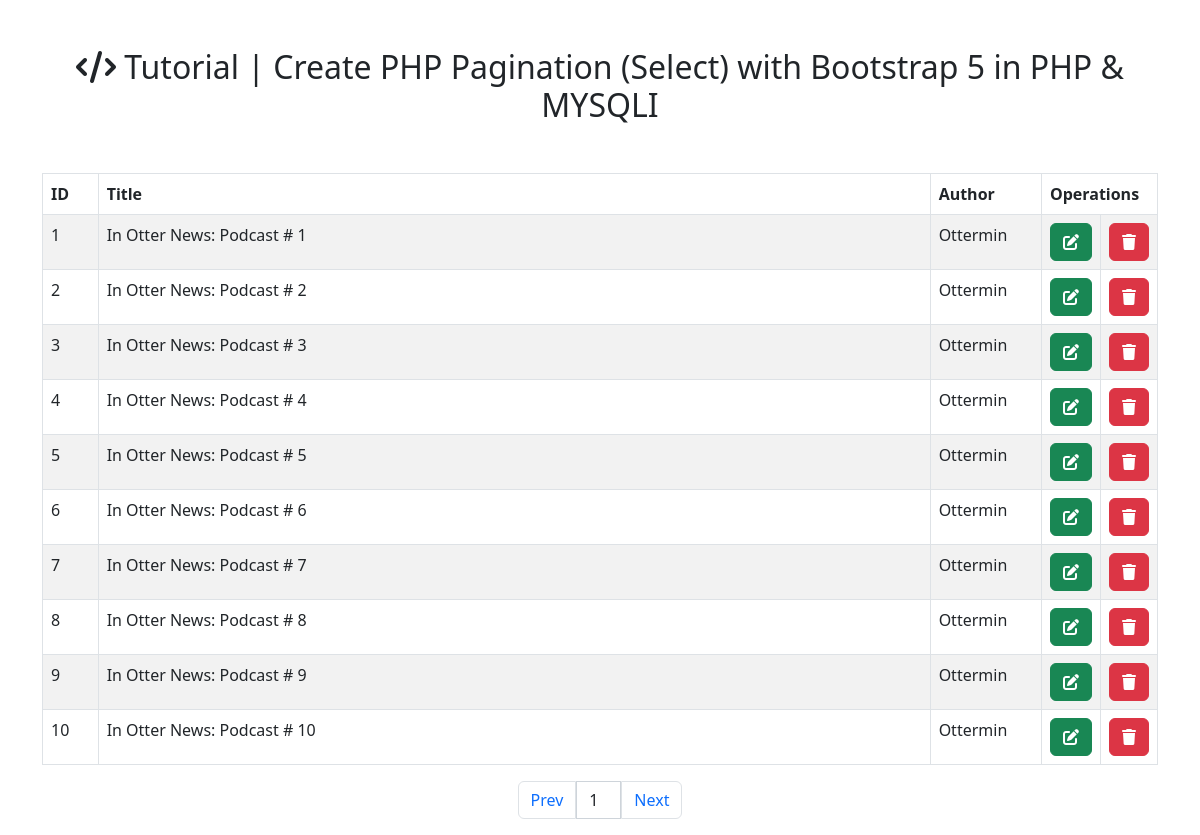
Page /Tutorial_Create_PHP_Pagination_Select_with_Bootstrap_5_in_PHP_MYSQLI/index.php on the committed database.
### tables this page shows
CREATE TABLE `posts` (
  `post_id` int(11) NOT NULL PRIMARY KEY AUTO_INCREMENT,
  `post_name` varchar(30) NOT NULL,
  `post_author` varchar(10) NOT NULL
);

### Tutorial_Create_PHP_Pagination_Select_with_Bootstrap_5_in_PHP_MYSQLI/index.php (the view, shortened to what this page needs)
<?php
$mysqli = mysqli_connect('localhost', 'db_user', 'db_password', 'db_name');
?>
<!DOCTYPE html>
<html>
<head>
	<link rel="stylesheet" type="text/css" href="https://cdn.jsdelivr.net/npm/bootstrap@5.2.0/dist/css/bootstrap.min.css">
	<link rel="stylesheet" href="https://cdnjs.cloudflare.com/ajax/libs/font-awesome/6.2.0/css/all.min.css" />
</head>
<body>
	<div class="container mt-5">
		<center>
			<h2 class="mb-5"><i class="fa-solid fa-code"></i> Tutorial | Create PHP Pagination (Select) with Bootstrap 5 in PHP & MYSQLI</h2>
		</center>
		<div class="table-responsive">
		<table class="table table-striped table-bordered">
			<thead class="thead-white">
				<tr>
					<th width="5%">ID</th>
					<th width="75%">Title</th>
					<th width="10%">Author</th>
					<th width="10%" colspan="2">Operations</th>
				</tr>
			</thead>
			<tbody>
				<?php
				$limit = 10;
				$page = isset($_GET['page'])?(int)$_GET['page'] : 1;
				$start_page = ($page > 1) ? ($page * $limit) - $limit : 0;
				$previous = $page - 1;
				$next = $page + 1;
				$data_select = "SELECT * FROM `posts`";
				$data_select_query = mysqli_query($mysqli, $data_select);
				$total_data = mysqli_num_rows($data_select_query);
				$total_page = ceil($total_data / $limit);
				$data_post_select = "SELECT * FROM `posts` LIMIT $start_page, $total_page";
				$data_post_result = mysqli_query($mysqli, $data_post_select);
				$number = $start_page + 1;
				while($post_data = mysqli_fetch_array($data_post_result)) {
					?>
					<tr>
						<td><?php echo $number++; ?></td>
						<td><?php echo $post_data['post_name']; ?></td>
						<td><?php echo $post_data['post_author']; ?></td>
						<td><span class="btn btn-success"><i class="fa-solid fa-edit"></i></span></td>
						<td><span class="btn btn-danger"><i class="fa-solid fa-trash"></i></span></td>
					</tr>
					<?php
				}
				?>
			</tbody>
		</table>
		<nav aria-label="..." class="">
			<ul class="pagination justify-content-center custom-pagination">
				<li class="page-item">
					<a class="page-link" <?php if($page > 1) { echo "href='index.php?page=$previous'"; } ?>>Prev</a>
				</li>
				<li class="page-item">
                    <select class="form-control shadow-none">
				        <?php
				        for($x = 1; $x <= $total_page; $x++) {
                           if ($x == $page) {
                             $selected_page = ' selected';
                            } else {
                         $selected_page = '';
                        }
					    ?>
                         <option value="<?php echo $x ?>" onClick="window.location = 'index.php?page=<?php echo $x ?>'"<?php echo $selected_page ?>><?php echo $x ?></option>
					    <?php
				        }
                        ?>
                    </select>
                </li>
				<li class="page-item">
					<a  class="page-link" <?php if($page < $total_page) { echo "href='index.php?page=$next'"; } ?>>Next</a>
				</li>
			</ul>
		</nav>
	</div>
	</div>
</body>
</html>

### Tutorial_Create_PHP_Pagination_Select_with_Bootstrap_5_in_PHP_MYSQLI/index.php (style rules this page uses)
.custom-pagination select { border-radius: 0px; }
.page-item:not(:first-child) .page-link { margin-left: unset; }

### rows in the picture
posts: post_name "In Otter News: Podcast # 1", post_author "Ottermin"
posts: post_name "In Otter News: Podcast # 2", post_author "Ottermin"
posts: post_name "In Otter News: Podcast # 3", post_author "Ottermin"
posts: post_name "In Otter News: Podcast # 4", post_author "Ottermin"
posts: post_name "In Otter News: Podcast # 5", post_author "Ottermin"
posts: post_name "In Otter News: Podcast # 6", post_author "Ottermin"
posts: post_name "In Otter News: Podcast # 7", post_author "Ottermin"
posts: post_name "In Otter News: Podcast # 8", post_author "Ottermin"
posts: post_name "In Otter News: Podcast # 9", post_author "Ottermin"
posts: post_name "In Otter News: Podcast # 10", post_author "Ottermin"

### other values in the picture
form field value "1"
